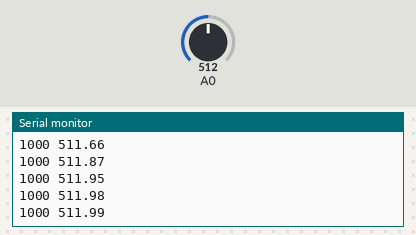
The sketch below on a simulated Arduino Uno, built with avr-gcc and run on an emulated ATmega328P. On the bench: the last lines printed to the serial monitor. The test bench sets the inputs (shaded band); at power-on: A0 = 512.

Above: at 1.2 s.
1.3 s: A0 set to 716
At 1.32 s:
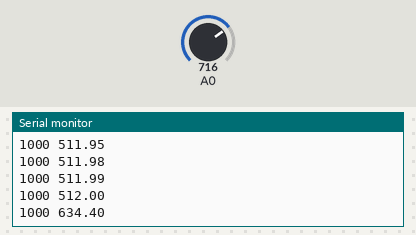
2.8 s: A0 set to 900
At 2.83 s:
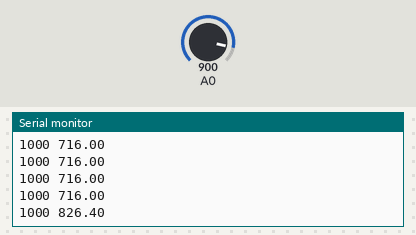
Timing chart, 0 to 5.8 s (numbered marks = the images above; inputs shaded):
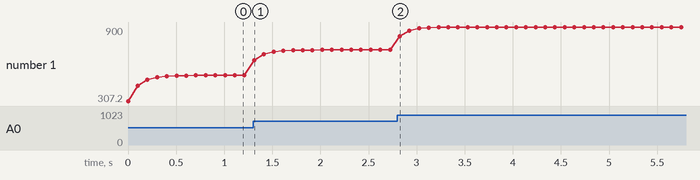

Measured:
- after the input at 1.3 s, the serial monitor: prints a new line at once (image 1)
- after the input at 2.8 s, the serial monitor: prints a new line at once (image 2)
- plotted number 1: 512 → 716 after the input at 1.3 s, 716 → 900 after the input at 2.8 s

The sketch:

demonstration_plotter.ino
```cpp
// The alpha value of the filter, which controls the degree of filtering, ranges from 0 to 1.
const float alpha = 0.6;
float sensorValFiltered = 0.0;

void setup() {
  pinMode(A0, INPUT);
  Serial.begin(115200);
}

void loop() {
  // Read sensor data
  int analogValue = analogRead(A0);

  // Filtering the data
  sensorValFiltered = alpha * analogValue + (1 - alpha) * sensorValFiltered;

  int a = 1000;

  Serial.print(a);
  Serial.print(" ");
  Serial.print(sensorValFiltered);
  Serial.println();

  delay(100);
}
```
